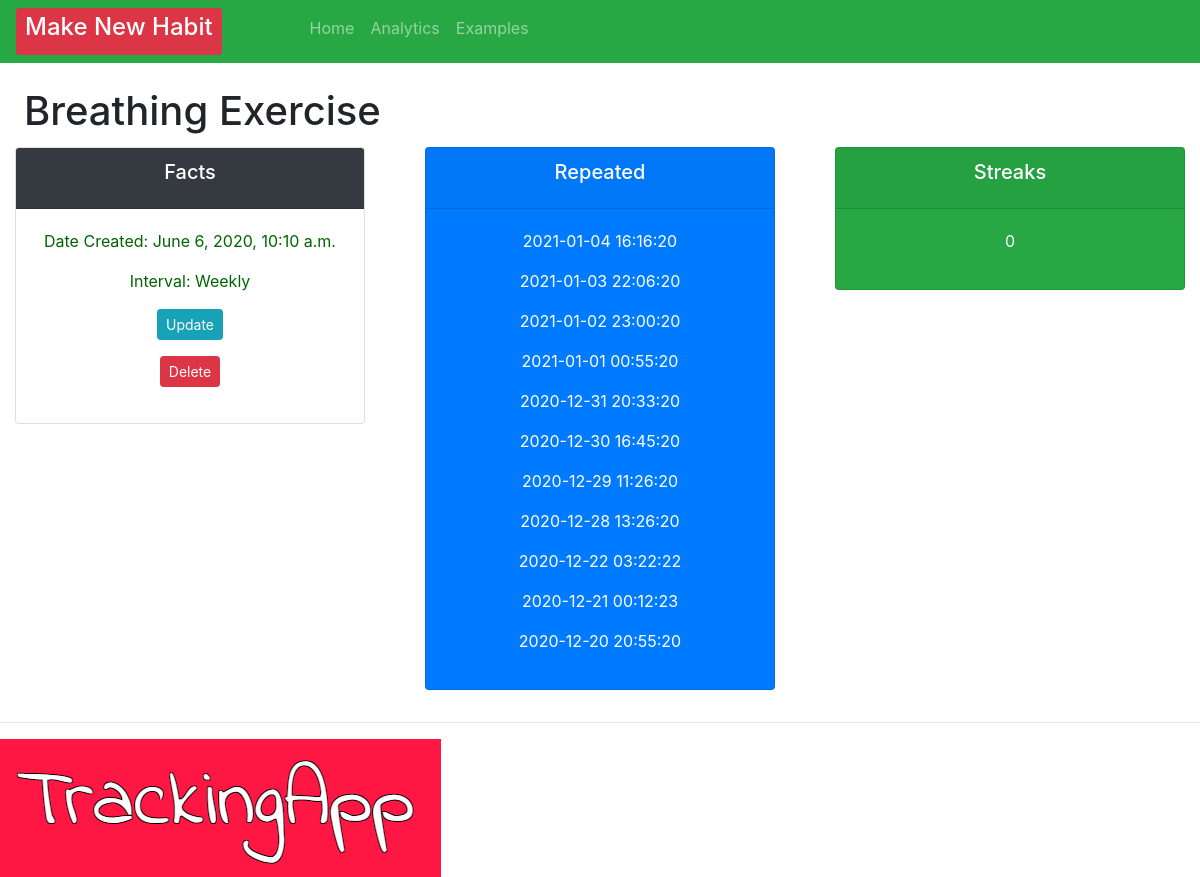
Page /habit/104 on the earlier database version.
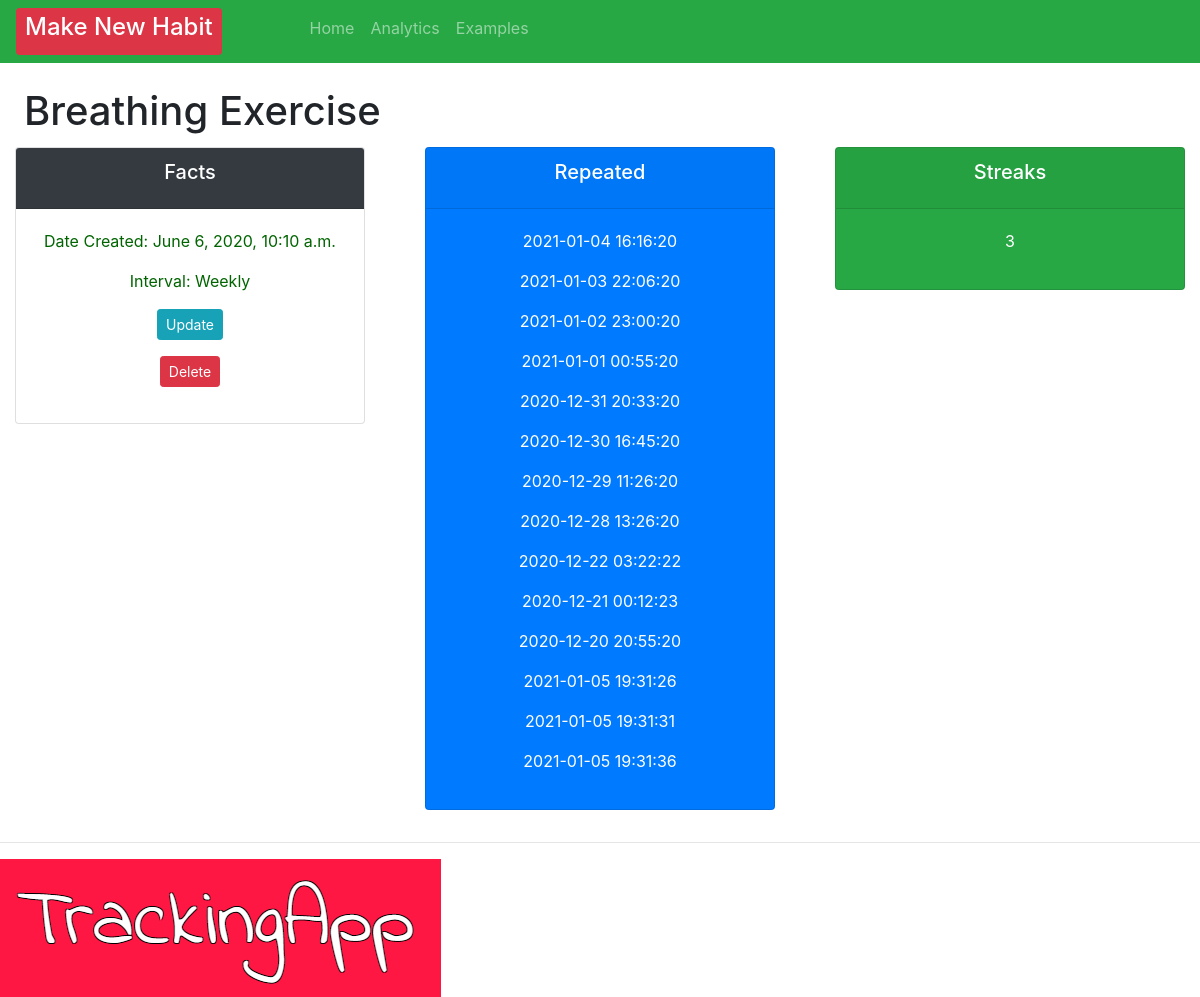
Same page on the later database version.
### crm/models.py (models this page shows)
class Repeats(models.Model):
    date_created =  models.DateTimeField(auto_now=True, null=True, editable=False, blank=True)
    timeStamp = models.DateField(auto_now_add=True,  auto_now=False, blank=True)
    test = models.CharField(max_length=200, null=True, blank=True)

### crm/views.py (the view)
# urls.py: path('habit/<str:pk>', views.habit, name="habit"),
def habit(request, pk):
    testData = [{
        'habit': 'Call Mum',
        'interval': 'Weekly',
        'date_created': '2020-09-12'
    }]
    repeats = Repeats.objects.get(id=pk)
    orders = Order.objects.all()
    order = Order.objects.get(id=pk)
    repeat = order.checkedList.filter()
    today = datetime.today()
    lastTimeStamp = order.timeStamp
    compareDate = today - timedelta(days=1)
    if compareDate == lastTimeStamp:
                order.checked += 1
    if lastTimeStamp == today:
                pass
    else:
        order.checked == 0
    current_streak = order.checked
    context = { "testData": testData, "current_streak":current_streak, "order":order, "repeats": repeats, "repeat": repeat}
    return render(request, 'habit/habit.html', context)

### crm/templates/habit/habit.html (shortened to what this page needs)
{% extends 'habit/main.html' %}
{% block content %}
<br>
<h1 style="margin-left: 2%; margin-bottom: 1%;">
    <td>
        {{ order.habit }}
    </td>
</h1>
<div class="row">
    <div class="col">
        <div class="col-md">
            <div class="card text-center text-white mb-3" id="total-orders">
                <div class="card-header  bg-dark">
                    <h5 class="card-title">Facts</h5>
                </div>
                <div class="card-body">
                    <p style="color: darkgreen">Date Created: {{order.date_created}}</p>
                    <p style="color: darkgreen">Interval: {{ order.interval }}</p>
                    <p> <a a class="btn btn-sm btn-info" href="{% url 'update_habit' order.id %}">Update</a></p>
                    <p> <a a class="btn btn-sm btn-danger" href="{% url 'delete' order.id %}">Delete</a></p>
                </div>
            </div>
        </div>
    </div>
    <div class="col">
        <div class="col-md">
            <div class="card text-center text-white bg-primary mb-3" id="total-orders">
                <div class="card-header">
                    <h5 class="card-title text-white">Repeated</h5>
                </div>
                <div class="card-body">
                    {% for check in repeat %}
                    <p>{{check.test}}</p>
                    {%endfor%}
                </div>
            </div>
        </div>
    </div>
    <div class="col">
        <div class="col-md">
            <div class="card text-center mb-3 bg-success text-white" id="total-orders">
                <div class="card-header">
                    <h5 class="card-title">Streaks</h5>
                </div>
                <div class="card-body">
                    <p>    {{current_streak}}        </p>
                </div>
            </div>
        </div>
    </div>
</div>
{% endblock %}

Differences in the rows shown:
added Repeats: test "2021-01-05 19:31:26"
added Repeats: test "2021-01-05 19:31:31"
added Repeats: test "2021-01-05 19:31:36"
Other differences:
{{ current_streak }}: "0" → "3"
